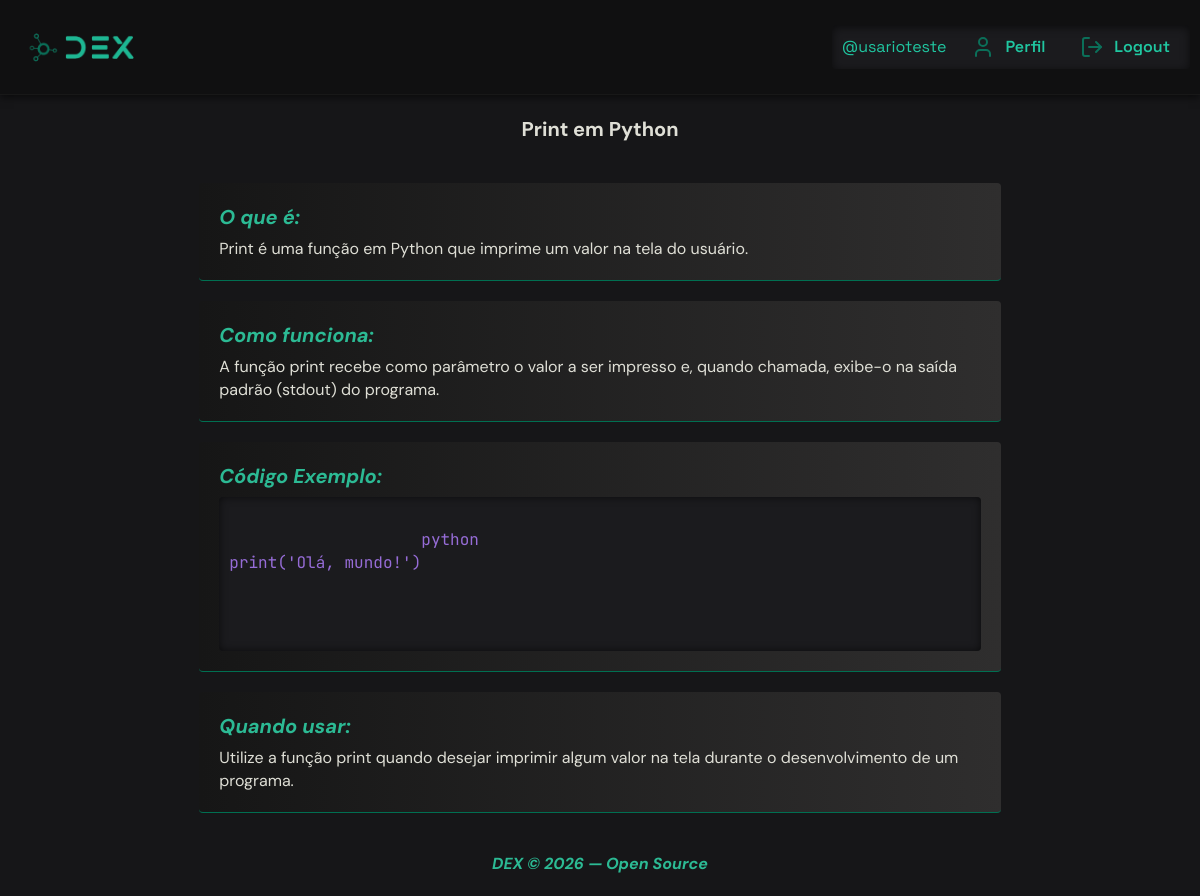
The app's page /search-detail/print-em-python/6/ (signed in) with its own data.
### core/models.py (models this page shows, shortened)
class Search(models.Model):
    user = models.ForeignKey(User, on_delete=models.CASCADE)
    tag = models.ForeignKey(Tag, on_delete=models.SET_NULL, null=True)
    slug = models.SlugField(blank=True)
    query = models.CharField(max_length=255)
    what_is = models.TextField()
    how_it_works = models.TextField()
    code_example = models.TextField()
    when_to_use = models.TextField()
    created_at = models.DateTimeField(auto_now_add=True)

### core/views.py (the view)
# urls.py: path("search-detail/<slug:slug>/<int:id>/", search_detail, name="search_detail"),
@login_required
def search_detail(request, slug, id):
    data = get_object_or_404(Search, slug=slug, pk=id, user=request.user)
    return render(request, "search_detail.html", {"data": data})

### core/templates/search_detail.html (shortened to what this page needs)
{% extends 'base.html' %}
{% load static %}
{% block css %}
<link rel="stylesheet" href="{% static 'css/home.css' %}">{% endblock %}
{% block content%}
{% include "navbar.html" %}
<main>
    <h2>{{data.query}}</h2>
    <div class="containers">
        <div class="container">
            <h2 class="h2">O que é:</h2>
            <p class="text">{{data.what_is}}</p>
        </div>
        <div class="container">
            <h2 class="h2">Como funciona:</h2>
            <p class="text">{{data.how_it_works}}</p>
        </div>
        <div class="container code-cointaner">
            <h2 class="h2">Código Exemplo:</h2>
            <pre>
                <code>
                    {{data.code_example}}
                </code>
            </pre>
        </div>
        <div class="container">
            <h2 class="h2">Quando usar:</h2>
                <p class="text">{{data.when_to_use}}</p>
        </div>
    </div>
    <footer>
        <p class="copyright">DEX © 2026 — Open Source</p>
    </footer>
</main>
{% endblock %}

### core/templates/navbar.html (shortened to what this page needs)
{% load static %}
<header>
    <a href="{% url 'core:home' %}">
        <div class="img-wrapper">
            <img src="{% static 'images/dex-logo.png' %}" class="dex-logo" alt="DEX Logo">
        </div>
    </a>
    <nav class="navbar">
        {% if user.is_authenticated %}
        <span class="username">@{{user.username}}</span>
        <div class="nav-link-icon">
            <i class="icon" data-lucide="user"></i>
            <a href="{% url 'core:profile' %}" class="nav-link">Perfil</a>
        </div>
        <div class="nav-link-icon">
            <i class="icon" data-lucide="log-out"></i>
            <a href="{% url 'core:logout' %}" class="nav-link">Logout</a>
        </div>
        {% endif %}
    </nav>
</header>

### core/static/css/base.css (style rules this page uses)
:root { --text-color: #dfdfd6; --code-background-color: #161618; }
* { padding: 0; margin: 0; box-sizing: border-box; }
html { font-size: 62.5%; scroll-behavior: smooth; }
body { background-color: var(--code-background-color); color: var(--text-color); font-size: 1.6rem; line-height: 1.4; }

### core/static/css/navbar.css (style rules this page uses)
:root { --nav-link-color: #20C7A1; }
header { background-color: #101011; font-family: "Space Grotesk", sans-serif; width: 100%; height: auto; padding: 1rem; display: flex; align-items: center; justify-content: space-between; gap: 2rem; border-bottom: solid 1px rgba(32, 32, 32, 0.50); box-shadow: 0 2px 8px rgba(0, 0, 0, 0.6); }
.img-wrapper { display: flex; align-items: center; }
.dex-logo { height: auto; width: 15rem; object-fit: contain; }
.navbar { background-color: #1b1b1e; display: flex; align-items: center; justify-content: center; gap: 1.5rem; padding: 0.5rem 1rem; box-shadow: inset 0 2px 10px rgba(0, 0, 0, 0.6); border-radius: 0.4rem; }
.nav-link-icon { display: flex; gap: 1rem; padding: 0.5rem 1rem; align-items: center; justify-content: center; }
.username { color: var(--nav-link-color); }
.nav-link { color: var(--nav-link-color); text-decoration: none; font-weight: 600; transition: all 0.3s ease-in-out; cursor: pointer; }
.icon { color: #0b6f59; }

### core/static/css/home.css (style rules this page uses)
main { font-family: "DM Sans", sans-serif; display: flex; flex-direction: column; align-items: center; justify-content: center; gap: 2rem; padding: 2rem; margin: 0 auto; }
h2 { font-size: 2rem; }
.h2 { color: #2cba94; align-self: flex-start; font-style: italic; margin-bottom: 0.7rem; }
.containers { display: flex; flex-direction: column; gap: 2rem; margin: 0 auto; padding: 2rem; align-items: center; justify-content: center; }
.container { background-image: linear-gradient(to right, rgb(22, 22, 22), rgb(47, 46, 46)); width: 80%; padding: 2rem; border-bottom: solid 1px #006f51; border-radius: 0.4rem; padding: 2rem; }
pre { font-family: "JetBrains Mono", monospace; color: #af7cfcd5; background-color: #1b1b1e; box-shadow: inset 0 0px 8px rgba(0, 0, 0, 0.6); padding: 1rem; border-radius: 0.4rem; overflow-x: auto; align-items: flex-start; }
code { font-family: "JetBrains Mono", monospace; }
.copyright { color: #2cba94; font-style:italic; font-weight: bold; }

### records on screen
Search: query "Print em Python", what_is "Print é uma função em Python que imprime um valor na tela do usuário.", how_it_works "A função print recebe como parâmetro o valor a ser impresso e, quando chamada, exibe-o na saída padrão (stdout) do programa.", code_example "python print('Olá, mundo!')", when_to_use "Utilize a função print quando desejar imprimir algum valor na tela durante o desenvolvimento de um programa."

### other values on screen
{{ user.username }} "usarioteste"
